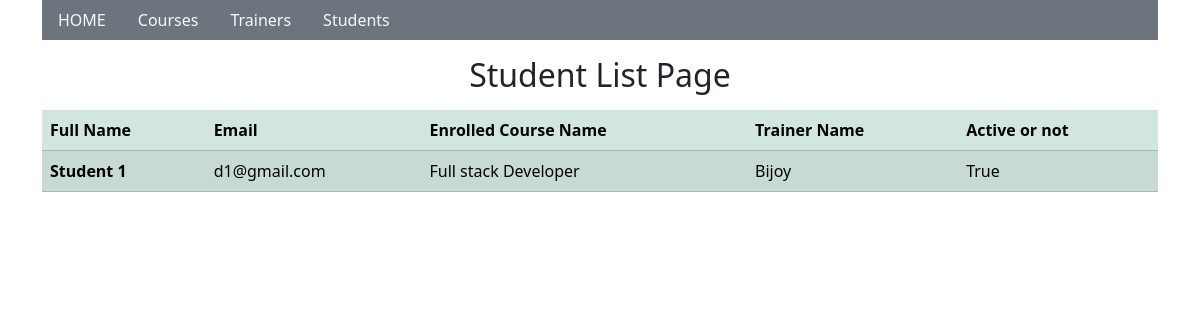
The page /academy/students/ on the database as committed earlier.
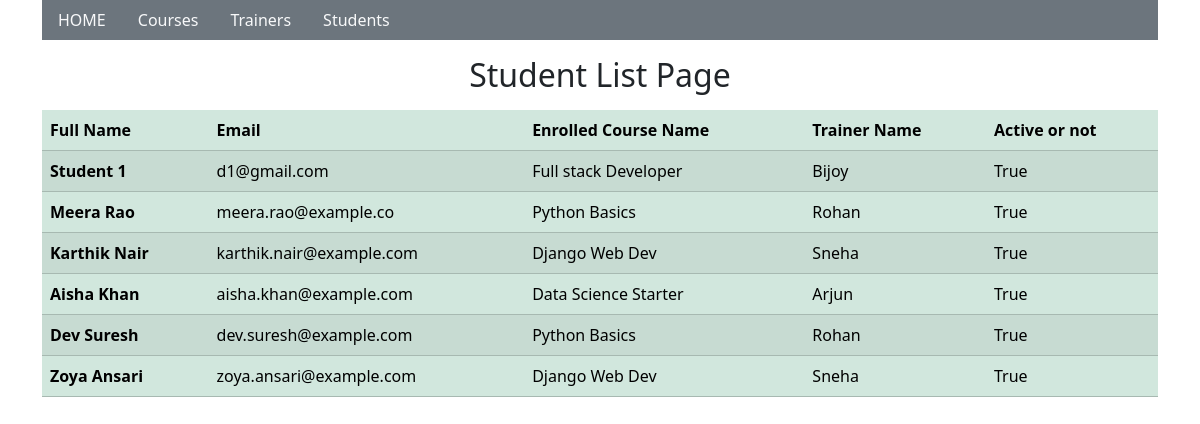
The same page on the database as committed later.
### academy/models.py (models this page shows, shortened)
class Student(models.Model):
    first_name       = models.CharField(max_length=20)
    last_name        = models.CharField(max_length=20)
    email            = models.EmailField(unique=True)
    is_active        = models.BooleanField(default=True)
    Enrolled_course  = models.ForeignKey(Course,on_delete=models.SET_NULL,null=True)
    trainer          = models.ForeignKey(Trainer,on_delete=models.SET_NULL,null=True,related_name="students")
    def full_name(self):
        return f"{self.first_name} {self.last_name}"

class Course(models.Model):
    course_name  = models.CharField(max_length=20)
    description  = models.TextField(max_length=100)
    duration_inWeeks     = models.IntegerField(null=True)
    course_image = models.ImageField(upload_to='course/%Y/%m/%d/')
    def __str__(self):
        return self.course_name

class Trainer(models.Model):
    first_name   = models.CharField(max_length=20)
    last_name    = models.CharField(max_length=20)
    email        = models.EmailField(unique=True)
    Expertise    = models.CharField(max_length=100)
    trainer_image = models.ImageField(upload_to='trainer/%Y/%m/%d/')
    def __str__(self):
        return self.first_name

### academy/views.py (the view)
# urls.py: path('students/', views.student_list,name='course'),
def student_list(request):
    students = Student.objects.all()
    context={
        'students':students,
    }
    return render (request,'student_list_page.html',context)

### templates/student_list_page.html (shortened to what this page needs)
<!DOCTYPE html>
<html lang="en">
<head>
    {% load bootstrap5 %} {% bootstrap_css %} {% bootstrap_javascript %}
</head>
<body>
      <div class="container">
      <ul class="nav bg-secondary">
        <li class="nav-item">
          <a class="nav-link link-light" href="/academy/">HOME</a>
        </li>
        <li class="nav-item">
          <a class="nav-link link-light" href="/academy/courses/">Courses</a>
        </li>
        <li class="nav-item">
          <a class="nav-link link-light" href="/academy/trainers/">Trainers</a>
        </li>
        <li class="nav-item">
          <a class="nav-link link-light" href="/academy/students/">Students</a>
        </li>
      </ul>
    </div>
      <div class="container mt-3">
              <h2 class="d-flex justify-content-center mb-3">Student List Page</h2>
<table class="table table-success table-striped">
  <thead>
    <tr>
      <th scope="col">Full Name</th>
      <th scope="col">Email</th>
      <th scope="col">Enrolled Course Name </th>
      <th scope="col">Trainer Name </th>
      <th scope="col">Active or not </th>
    </tr>
  </thead>
  <tbody>
    {% for data in students %}
    <tr>
      <th scope="row">{{data.full_name}}</th>
      <td>{{data.email}}</td>
      <td>{{data.Enrolled_course}}</td>
      <td>{{data.trainer}}</td>
      <td>{{data.is_active}}</td>
    </tr>
    {% endfor %}
  </tbody>
</table>
</div>
</body>
</html>

Rows that differ between the two databases and show on the page:
added Student: full_name "Meera Rao", email "meera.rao@example.co", Enrolled_course "Python Basics", trainer "Rohan", is_active "True"
added Student: full_name "Karthik Nair", email "karthik.nair@example.com", Enrolled_course "Django Web Dev", trainer "Sneha", is_active "True"
added Student: full_name "Aisha Khan", email "aisha.khan@example.com", Enrolled_course "Data Science Starter", trainer "Arjun", is_active "True"
added Student: full_name "Dev Suresh", email "dev.suresh@example.com", Enrolled_course "Python Basics", trainer "Rohan", is_active "True"
added Student: full_name "Zoya Ansari", email "zoya.ansari@example.com", Enrolled_course "Django Web Dev", trainer "Sneha", is_active "True"
